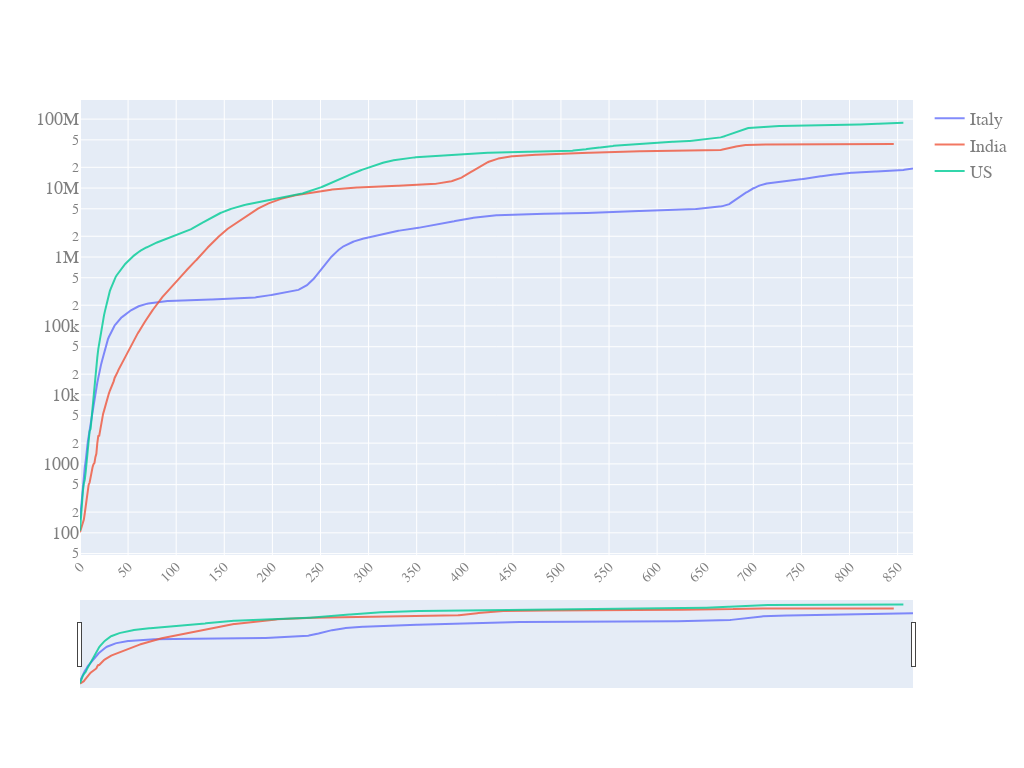

Notebook code cell kept with this figure:
### Code cell
quick_plot(df_analyse.date,
           df_analyse.iloc[:,3:-1],
           y_scale='log',
           slider=True)

### Figure 1 — Plotly figure (JSON) as saved in the notebook; plotly's stock layout.template omitted (floating-point values rounded to 4 significant figures; data arrays with more than 128 entries replaced by an {"elided": "..."} marker saying what was removed)
{"data": [{"name": "Italy", "opacity": 0.8, "type": "scatter", "x": {"elided": "867 int values"}, "y": {"elided": "867 float values"}}, {"name": "India", "opacity": 0.8, "type": "scatter", "x": {"elided": "867 int values"}, "y": {"elided": "867 float values"}}, {"name": "US", "opacity": 0.8, "type": "scatter", "x": {"elided": "867 int values"}, "y": {"elided": "867 float values"}}], "layout": {"autosize": true, "font": {"color": "#7f7f7f", "family": "PT Sans, monospace", "size": 18}, "height": 768, "width": 1024, "xaxis": {"nticks": 20, "rangeslider": {"visible": true}, "tickangle": -45, "tickfont": {"color": "#7f7f7f", "size": 14}}, "yaxis": {"type": "log"}}}
